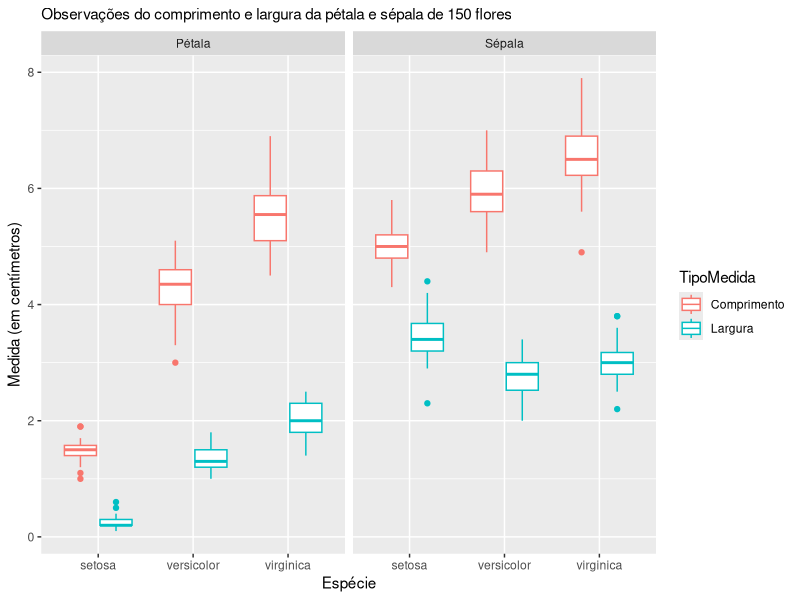
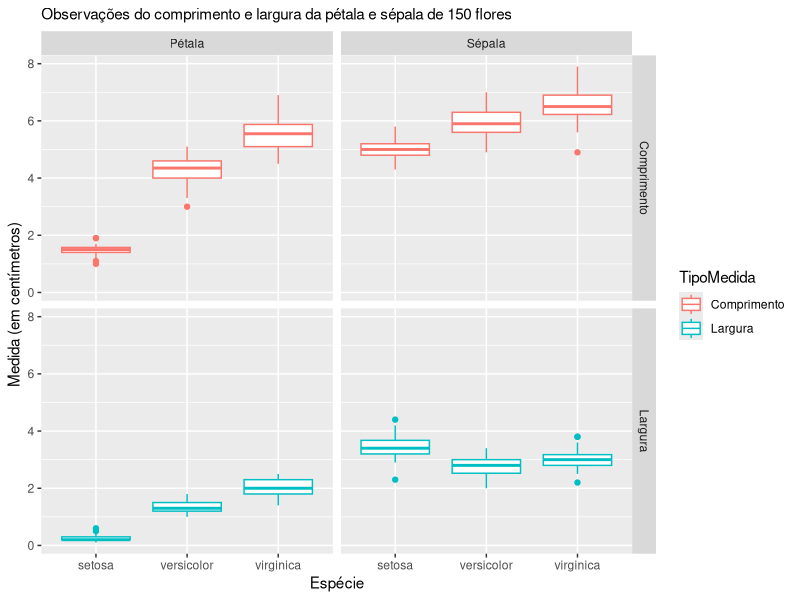
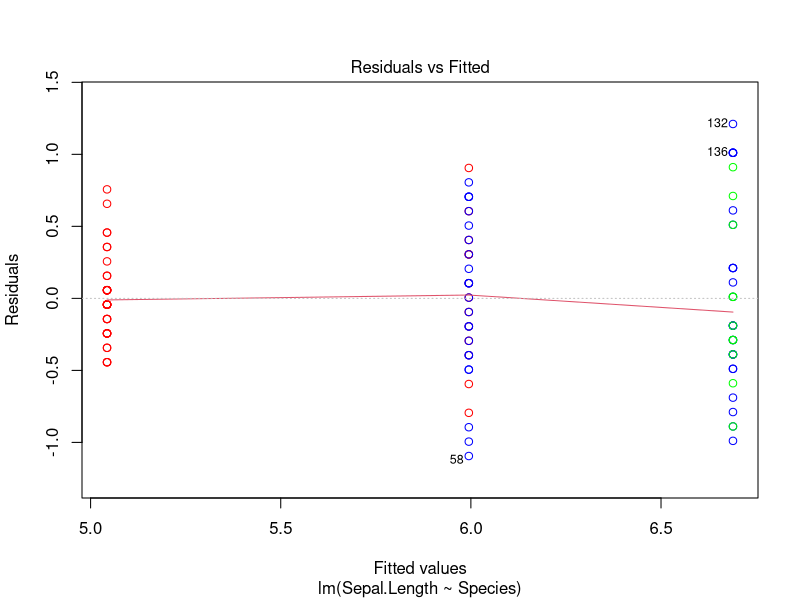
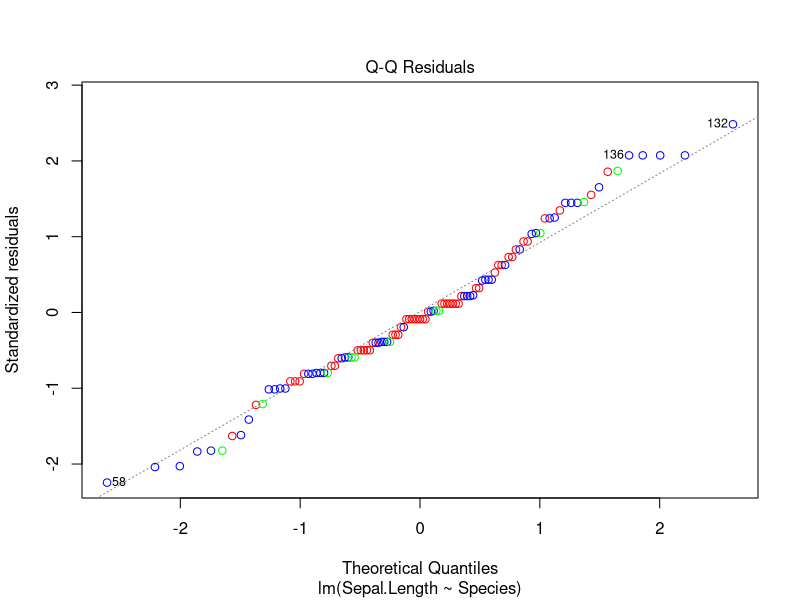
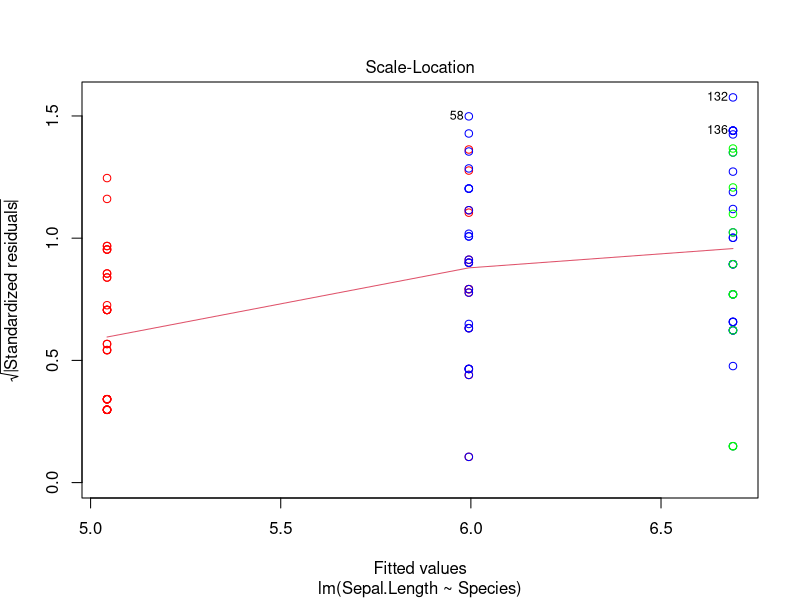
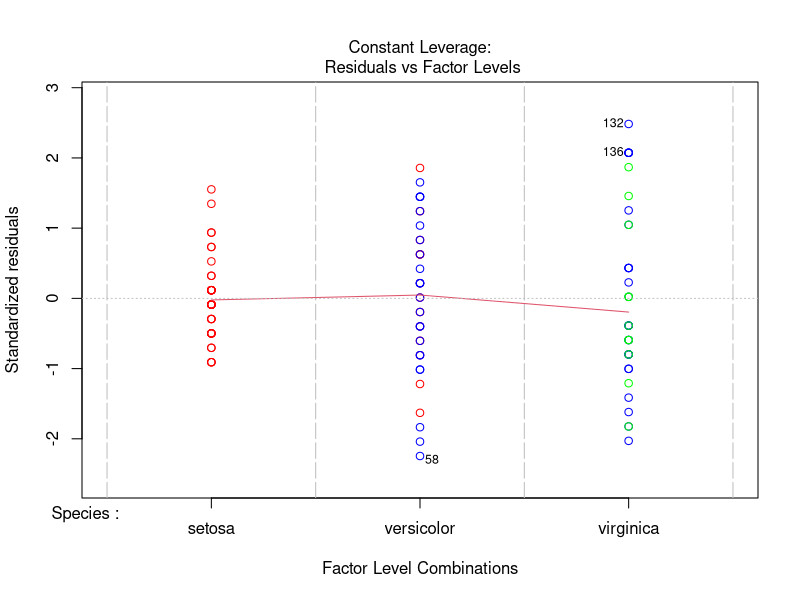
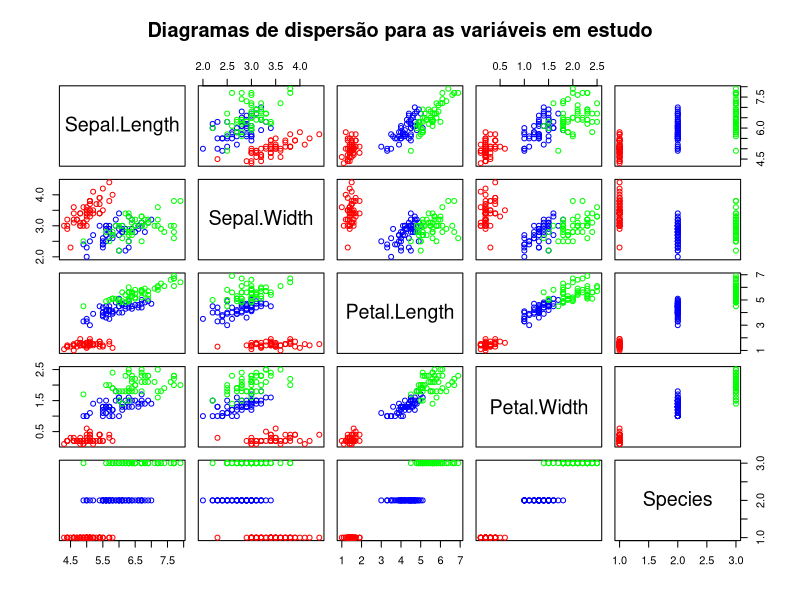
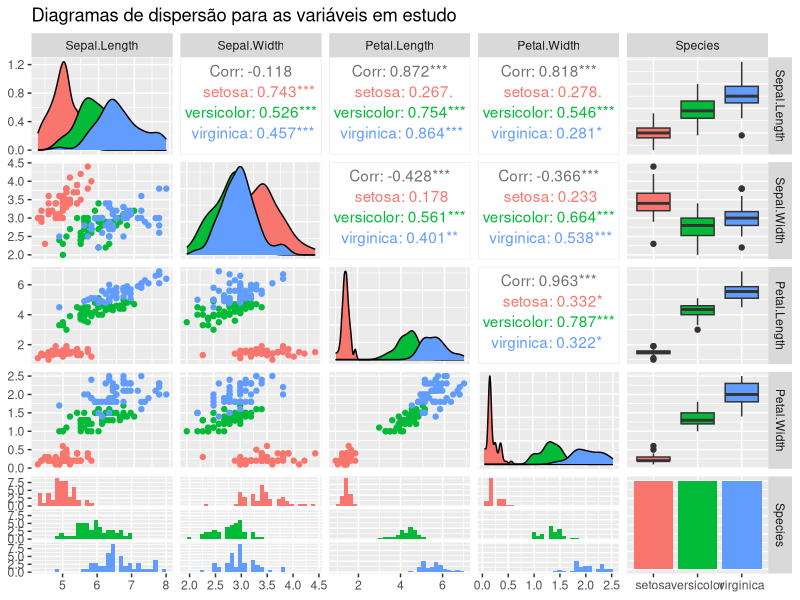

These charts were generated, in order, by the following R code:
## ---- chunk 1
knitr::opts_chunk$set(echo = TRUE)
## ---- chunk 2
# ?iris
data(iris)
summary(iris)
## ---- chunk 3

set.seed(42)

extrair_datasets = function (especie) {
  
  dados.especie = subset(iris, Species == especie)
  
  tamanho.amostra = nrow(dados.especie)
  tamanho.treino = floor(tamanho.amostra * 0.75) 

  selecao.treino = sample(tamanho.amostra, size = tamanho.treino)
  selecao.teste = which(!(1:tamanho.amostra %in% selecao.treino))
  
  return (
    list(
      Treino = dados.especie[selecao.treino, ],
      Teste = dados.especie[selecao.teste, ]
    )
  )
}

datasets.especie = lapply(levels(iris$Species), extrair_datasets)


iris.treino = data.frame()
iris.teste = data.frame()

for (dataset in datasets.especie) {
  iris.treino = rbind(iris.treino, dataset$Treino)
  iris.teste = rbind(iris.treino, dataset$Teste)
}


## ---- chunk 4
# install.packages('tidyverse')
library(tidyverse)
library(ggplot2)
## ---- chunk 5

iris.long = pivot_longer(data = iris,
             cols = c(Sepal.Length, Sepal.Width, Petal.Length, Petal.Width),
             names_to = 'Variavel',
             values_to = 'Medida')

GetEstruturaVariavel = function (variavel) {
  
  partes_variavel = strsplit(variavel, '.', TRUE)[[1]]
  
  if (partes_variavel[1] == 'Petal') {
    return ('Pétala')
  } else {
    return ('Sépala')
  }
}

GetTipoMedidaVariavel = function (variavel) {
  
  partes_variavel = strsplit(variavel, '.', TRUE)[[1]]
  
  if (partes_variavel[2] == 'Length') {
    return ('Comprimento')
  } else {
    return ('Largura')
  }
}


iris.long$Estrutura = sapply(iris.long$Variavel, GetEstruturaVariavel)
iris.long$Estrutura = factor(iris.long$Estrutura)

iris.long$TipoMedida = sapply(iris.long$Variavel, GetTipoMedidaVariavel)
iris.long$TipoMedida = factor(iris.long$TipoMedida)


iris.long$Variavel = NULL

iris.long
## ---- chunk 6

ggplot(iris.long, aes(x = Species, y = Medida, colour = TipoMedida)) +
  geom_boxplot() +
  facet_wrap(~ Estrutura) +
  xlab('Espécie') +
  ylab('Medida (em centímetros)') +
  labs(main = 'Dispersão das medidas anatômicas de flores de íris',
       subtitle = 'Observações do comprimento e largura da pétala e sépala de 150 flores')
  
## ---- chunk 7
ggplot(iris.long, aes(x = Species, y = Medida, colour = TipoMedida)) +
  geom_boxplot() +
  facet_grid(TipoMedida ~ Estrutura) +
  xlab('Espécie') +
  ylab('Medida (em centímetros)') +
  labs(main = 'Dispersão das medidas anatômicas de flores de íris',
       subtitle = 'Observações do comprimento e largura da pétala e sépala de 150 flores')
## ---- chunk 8

modelo.linear.sepal.lenght = lm(Sepal.Length ~ Species, iris.treino)
modelo.linear.sepal.width = lm(Sepal.Width ~ Species, iris.treino)
modelo.linear.petal.lenght = lm(Petal.Length ~ Species, iris.treino)
modelo.linear.petal.width = lm(Petal.Width ~ Species, iris.treino)

## ---- chunk 9
summary(modelo.linear.sepal.lenght)
# summary(modelo.linear.sepal.width)
# summary(modelo.linear.petal.lenght)
# summary(modelo.linear.petal.width)
## ---- chunk 10

cores.individuos = c('red', 'blue', 'green')[unclass(iris$Species)]

plot(modelo.linear.sepal.lenght,
     col = cores.individuos)
## ---- chunk 11


pairs(iris, pch = 21, col = cores.individuos,
      main = 'Diagramas de dispersão para as variáveis em estudo')

## ---- chunk 12

# install.packages('GGally')
library(GGally)

ggpairs(iris, 
        mapping = aes(colour = Species),
        title = 'Diagramas de dispersão para as variáveis em estudo')
## ---- chunk 13

modelo.logistico.sepal.lenght = glm(Species ~ Sepal.Length,
                                    data = iris, family = binomial(link = 'logit'))
modelo.logistico.sepal.width = glm(Species ~ Sepal.Width,
                                   data = iris, family = binomial(link = 'logit'))

## ---- chunk 14
summary(modelo.logistico.sepal.lenght)
## ---- chunk 15
plot(modelo.logistico.sepal.lenght,
     col = cores.individuos)
## ---- chunk 16

df.avaliacao.sepal.length = data.frame(iris.teste)

df.avaliacao.sepal.length$Predito = predict(modelo.linear.sepal.lenght, newdata = iris.teste)

df.avaliacao.sepal.length$Residuo = with(df.avaliacao.sepal.length, Predito - Sepal.Length)

summary(df.avaliacao.sepal.length)

## ---- chunk 17
ggplot(df.avaliacao.sepal.length,
       mapping = aes(x = Predito, y = Residuo,
                     colour = Species, fill = Species)) +
  geom_boxplot(alpha = 0.5) +
  geom_point() +
  labs(title = 'Dispersão dos resíduos pelo valor predito')
## ---- chunk 18
ggplot(df.avaliacao.sepal.length,
       mapping = aes(x = Species, y = Residuo,
                     colour = Species, fill = Species)) +
  geom_boxplot(alpha = 0.5) +
  geom_jitter() +
  labs(title = 'Dispersão dos resíduos pelo valor predito')
## ---- chunk 19
ggplot(df.avaliacao.sepal.length,
       mapping = aes(sample = Residuo)) +
  geom_qq(aes(colour = Species))+
  geom_qq_line() +
  labs(title = 'Gráfico de Probabilidade Normal dos resíduos') +
  xlab('Quantis amostrais') +
  ylab('Quantis teóricos')
